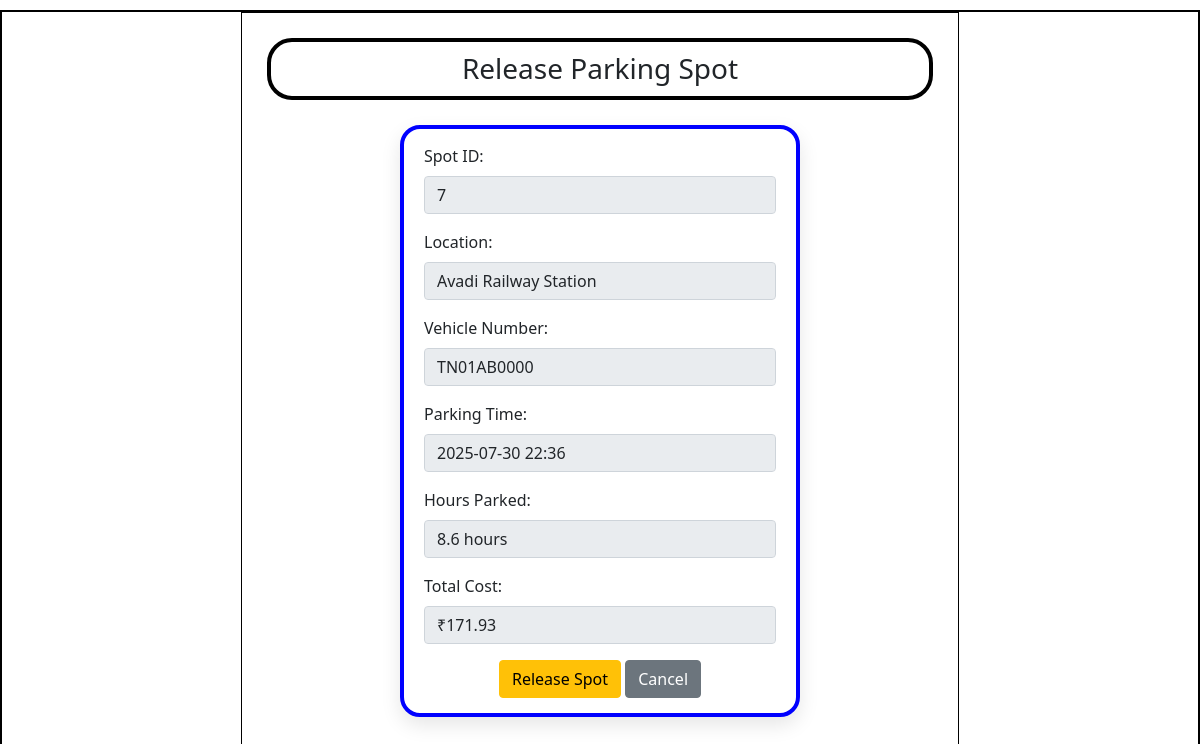
Page /release-spot/2/1 on the committed database.
### application/models.py (models this page shows)
class ParkingSpot(db.Model):
    id = db.Column(db.Integer, primary_key=True)
    lot_id = db.Column(db.Integer, db.ForeignKey('parking_lot.id'), nullable=False)
    status = db.Column(db.String(), default='available')
    reservations = db.relationship('Reservation', backref='spot', cascade='all, delete-orphan')

class ParkingLot(db.Model):
    id = db.Column(db.Integer, primary_key=True)
    prime_location_name = db.Column(db.String(), nullable=False)
    price = db.Column(db.Float, nullable=False)
    address = db.Column(db.String(), nullable=False)
    pin_code = db.Column(db.String(), nullable=False)
    max_spots = db.Column(db.Integer, nullable=False)
    spots = db.relationship('ParkingSpot', backref='lot', cascade='all, delete-orphan')

class User(db.Model):
    id = db.Column(db.Integer, primary_key=True)
    first_name = db.Column(db.String(), nullable=False)
    last_name = db.Column(db.String(), nullable=False)
    email = db.Column(db.String(), unique=True, nullable=False)
    pwd = db.Column(db.String(), nullable=False)
    vehicle_reg = db.Column(db.String(), unique=True, nullable=False)
    address = db.Column(db.String(), nullable=False)
    pincode = db.Column(db.String(), nullable=False)
    phone_number = db.Column(db.String(), unique=True, nullable=False)
    gender = db.Column(db.String())
    age = db.Column(db.Integer)
    type = db.Column(db.String(), default='general')
    reservations = db.relationship('Reservation', backref='user')

class Reservation(db.Model):
    id = db.Column(db.Integer, primary_key=True)
    spot_id = db.Column(db.Integer, db.ForeignKey('parking_spot.id'), nullable=False)
    user_id = db.Column(db.Integer, db.ForeignKey('user.id'), nullable=False)
    parking_timestamp = db.Column(db.DateTime, nullable=False)
    leaving_timestamp = db.Column(db.DateTime, nullable=True)
    cost_per_unit_time = db.Column(db.Float, nullable=False)
    vehicle_num = db.Column(db.String(), nullable=False)

### application/controllers.py (the view, shortened to what this page needs)
@app.route("/release-spot/<int:user_id>/<int:reservation_id>", methods=["GET", "POST"])
def release_spot(user_id, reservation_id):
    this_user = User.query.get(user_id)
    reservation = Reservation.query.get(reservation_id)
    if not reservation or reservation.user_id != user_id:
        return "Invalid reservation!..."
    spot = ParkingSpot.query.get(reservation.spot_id)
    lot = ParkingLot.query.get(spot.lot_id) if spot else None
    parking_duration = (datetime.utcnow() + timedelta(hours=5, minutes=30)) - reservation.parking_timestamp
    hours_parked = parking_duration.total_seconds() / 3600
    total_cost = hours_parked * reservation.cost_per_unit_time
    return render_template("release_spot.html", this_user=this_user, reservation=reservation, spot=spot, lot=lot, hours_parked=round(hours_parked, 2), total_cost=round(total_cost, 2))

### templates/release_spot.html (shortened to what this page needs)
<!DOCTYPE html>
<html lang="en">
<head>
    <link rel="stylesheet" href="/static/style.css">
    <link href="https://cdn.jsdelivr.net/npm/bootstrap@5.0.2/dist/css/bootstrap.min.css" rel="stylesheet">
</head>
<body>
    <div id="main">
        <div id="canvas">
            <div id="content">
                <h3 class="headings text-center">Release Parking Spot</h3>
                <form action="/release-spot/{{this_user.id}}/{{reservation.id}}" method="POST">
                    <div id="form-body">
                        <div class="mb-3">
                            <label for="spot-id" class="form-label">Spot ID:</label>
                            <input type="text" class="form-control" id="spot-id" value="{{spot.id}}" readonly>
                        </div>
                        <div class="mb-3">
                            <label for="location" class="form-label">Location:</label>
                            <input type="text" class="form-control" id="location" value="{{lot.prime_location_name}}" readonly>
                        </div>
                        <div class="mb-3">
                            <label for="vehicle-num" class="form-label">Vehicle Number:</label>
                            <input type="text" class="form-control" id="vehicle-num" value="{{this_user.vehicle_reg}}" readonly>
                        </div>
                        <div class="mb-3">
                            <label for="park-time" class="form-label">Parking Time:</label>
                            <input type="text" class="form-control" id="park-time" value="{{reservation.parking_timestamp.strftime('%Y-%m-%d %H:%M')}}" readonly>
                        </div>
                        <div class="mb-3">
                            <label for="hours-parked" class="form-label">Hours Parked:</label>
                            <input type="text" class="form-control" id="hours-parked" value="{{hours_parked}} hours" readonly>
                        </div>
                        <div class="mb-3">
                            <label for="total-cost" class="form-label">Total Cost:</label>
                            <input type="text" class="form-control" id="total-cost" value="₹{{total_cost}}" readonly>
                        </div>
                        <div class="text-center">
                            <button type="submit" class="btn btn-warning">Release Spot</button>
                            <a href="/user_dashboard/{{ this_user.id }}" class="btn btn-secondary">Cancel</a>
                        </div>
                    </div>
                </form>
            </div>
        </div>
    </div>
</body>
</html>

### static/style.css (style rules this page uses)
* { margin: 0px; }
#main, canvas { border: 2px solid black; margin-top: 10px; margin-bottom: 10px; }
#canvas { width: 60%; margin: auto; min-height: 100vh; border: 1px solid black; padding-bottom: 20px; }
#form-body { max-width: 400px; width: 90%; min-height: 350px; border: 4px solid blue; margin: 20px auto 40px auto; padding: 15px 20px 15px 20px; border-radius: 20px; background-color: #fff; box-shadow: 0 8px 20px rgba(0, 0, 0, 0.1); }
.headings { border: 4px solid black; border-radius: 25px; margin: 25px; padding: 10px; }

### rows in the picture
ParkingSpot: id "7"
ParkingLot: prime_location_name "Avadi Railway Station"
User: vehicle_reg "TN01AB0000"
Reservation: parking_timestamp "2025-07-30 22:36"
